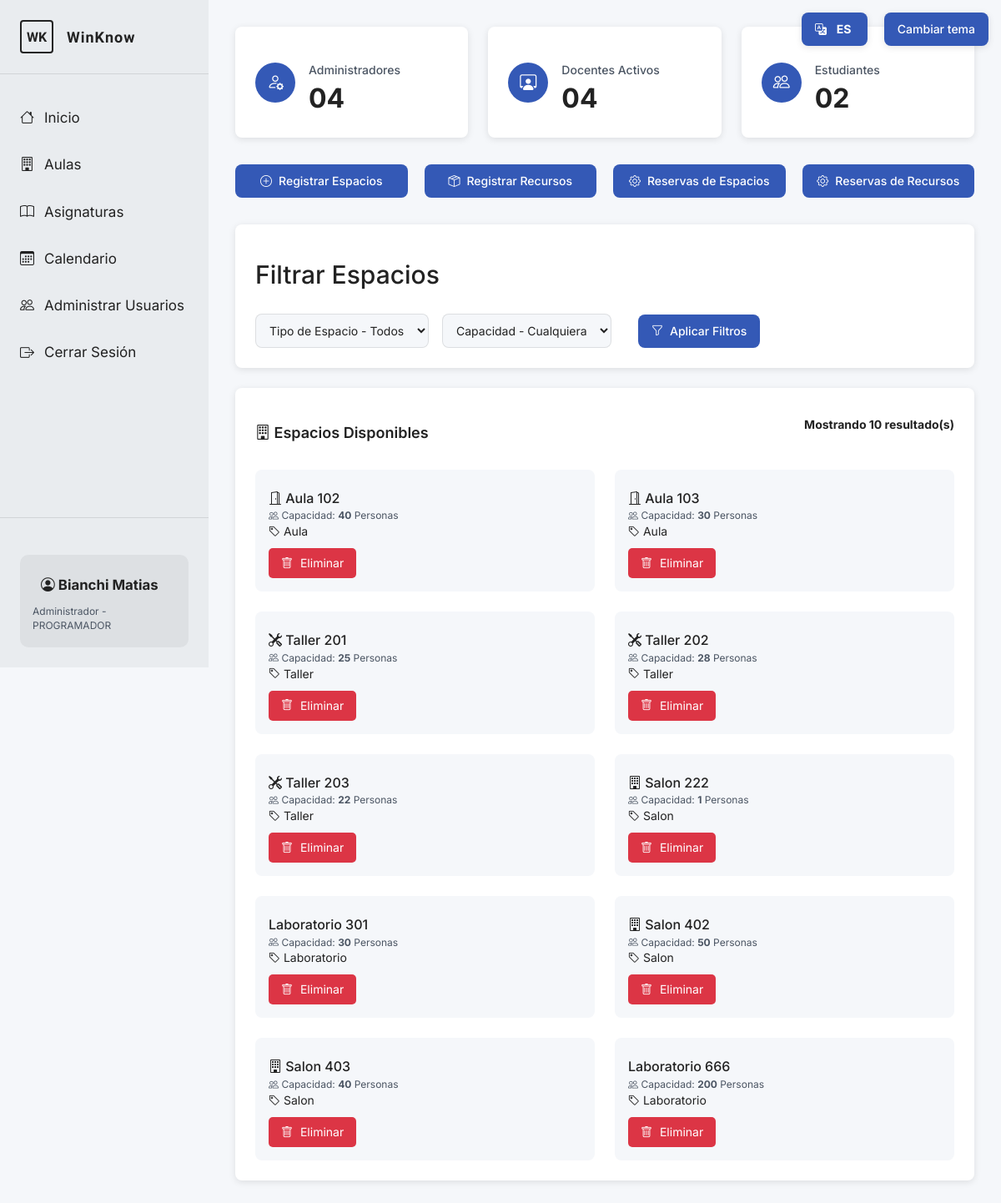
Page /admin/aulas.php (signed in) on the earlier database version.
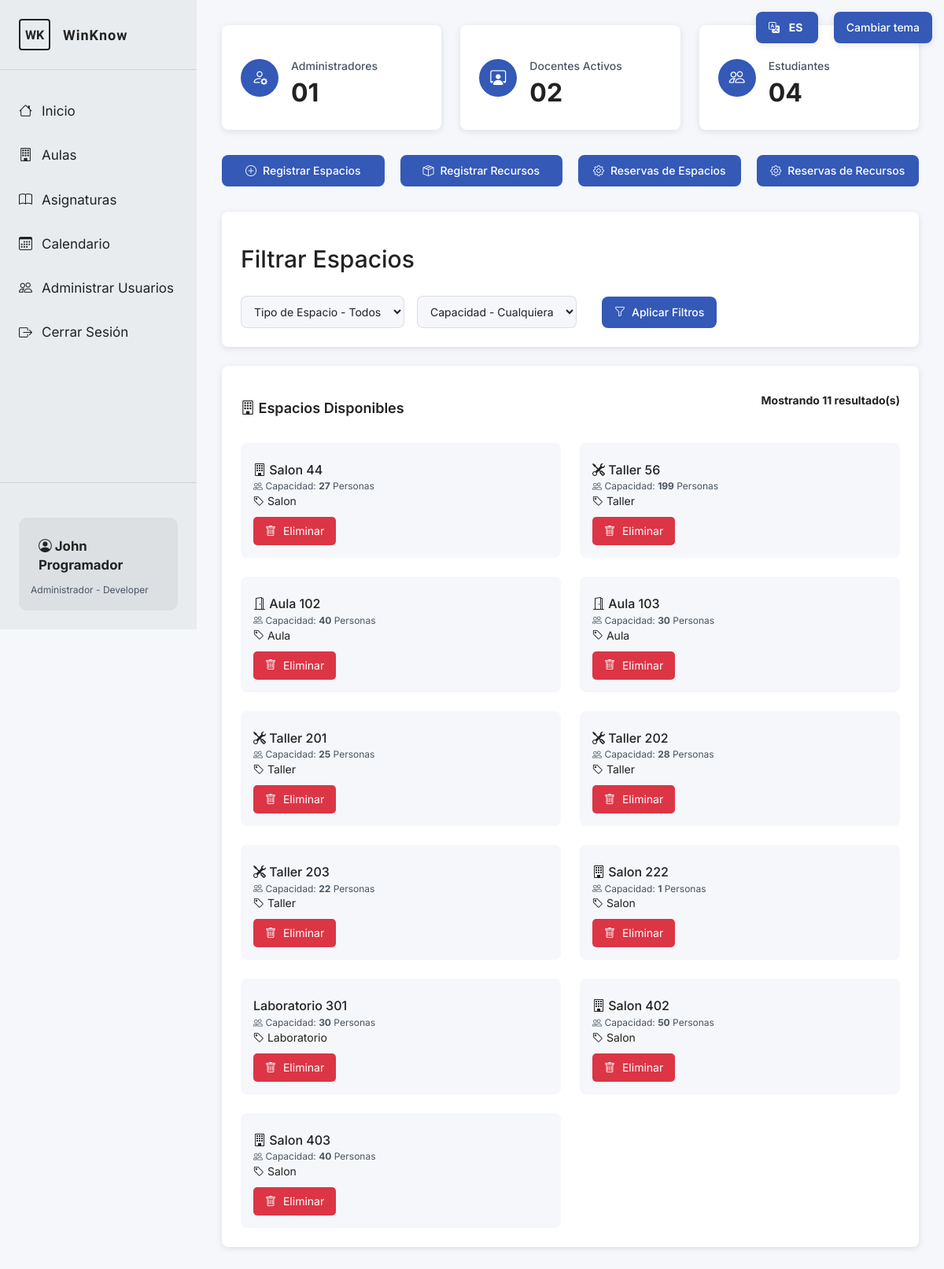
Same page on the later database version.
### tables this page shows
CREATE TABLE `espacios` (
  `IdEspacio` int(11) NOT NULL,
  `NumSalon` int(11) DEFAULT NULL,
  `capacidad` int(11) DEFAULT NULL,
  `Tipo_salon` varchar(30) DEFAULT NULL
);

### admin/aulas.php (called while the page is built, shortened)
<?php
$mysqli = conectarDB();
$conteoAdmins     = 0;
$conteoDocentes   = 0;
$conteoEstudiantes = 0;
$sql = "SELECT COUNT(*) as total FROM administrador a
        INNER JOIN usuarios u ON a.Cedula = u.Cedula";
if ($res = $mysqli->query($sql)) {
    $conteoAdmins = $res->fetch_assoc()['total'];
}
$sql = "SELECT COUNT(*) as total FROM docente d
        INNER JOIN usuarios u ON d.Cedula = u.Cedula
      ";
if ($res = $mysqli->query($sql)) {
    $conteoDocentes = $res->fetch_assoc()['total'];
}
$sql = "SELECT COUNT(*) as total FROM estudiante e
        INNER JOIN usuarios u ON e.Cedula = u.Cedula";
if ($res = $mysqli->query($sql)) {
    $conteoEstudiantes = $res->fetch_assoc()['total'];
}
$queryEspacios = "SELECT * FROM espacios WHERE 1=1";
$queryEspacios .= " ORDER BY NumSalon";
$resultEspacios = $mysqli->query($queryEspacios);
function obtenerNombreAula($espacio) {
    return match ($espacio['Tipo_salon']) {
        'Taller' => 'Taller ' . $espacio['NumSalon'],
        'Salon'  => 'Salon ' . $espacio['NumSalon'],
        'Laboratorio' => 'Laboratorio ' . $espacio['NumSalon'],
        default  => 'Aula ' . $espacio['NumSalon']
    };
}
function obtenerIconoTipo($tipoSalon) {
    return match ($tipoSalon) {
        'Taller' => 'bi-tools',
        'Salon'  => 'bi-building',
        'Laboratorio' => 'bi-flask',
        default  => 'bi-door-open'
    };
}
include '../front/aulas_include.php';
?>

### front/aulas_include.php (the view, shortened to what this page needs)
<body>
<?php
    include '../front/navADM.php';
?>
<main class="principal">
    <div class="contenido">
        <section class="estadisticas">
            <div class="tarjeta-estadistica">
                <div class="icono total"><i class="bi bi-person-gear"></i></div>
                <div>
                    <h3 data-lang="administrators">Administradores</h3>
                    <div class="numero"><?= sprintf('%02d', $conteoAdmins); ?></div>
                </div>
            </div>
            <div class="tarjeta-estadistica">
                <div class="icono total"><i class="bi bi-person-workspace"></i></div>
                <div>
                    <h3 data-lang="active_teachers">Docentes Activos</h3>
                    <div class="numero"><?= sprintf('%02d', $conteoDocentes); ?></div>
                </div>
            </div>
            <div class="tarjeta-estadistica">
                <div class="icono total"><i class="bi bi-people"></i></div>
                <div>
                    <h3 data-lang="students">Estudiantes</h3>
                    <div class="numero"><?= sprintf('%02d', $conteoEstudiantes); ?></div>
                </div>
            </div>
        </section>
<section class="acciones-gestion">
    <a href="register_espacios.php" class="boton-primario">
        <i class="bi bi-plus-circle"></i> <span data-lang="register_spaces">Registrar Espacios</span>
    </a>
    <a href="register_recursos.php" class="boton-primario">
        <i class="bi bi-box-seam"></i> <span data-lang="register_resources">Registrar Recursos</span>
    </a>
    <a href="administrar_reservas_espacios.php" class="boton-primario">
        <i class="bi bi-gear"></i> <span data-lang="manage_reservations_spaces">Reservas de Espacios</span>
    </a>
    <a href="administrar_reservas_recursos.php" class="boton-primario">
        <i class="bi bi-gear"></i> <span data-lang="manage_reservations_resources">Reservas de Recursos</span>
    </a>
</section>
        <section class="filtros">
            <h2 data-lang="filter_spaces">Filtrar Espacios</h2><br>
            <form method="GET" action="aulas.php" class="controles-filtro">
                <select name="tipo_salon">
                    <option value=""><span data-lang="space_type">Tipo de Espacio</span> - <span data-lang="all">Todos</span></option>
                </select>
                <select name="capacidad">
                    <option value=""><span data-lang="capacity">Capacidad</span> - <span data-lang="any">Cualquiera</span></option>
                </select>
                <br><br>
                <button type="submit" class="boton-primario">
                    <i class="bi bi-funnel"></i> <span data-lang="apply_filters">Aplicar Filtros</span>
                </button>
            </form>
        </section>
        <section class="aulas">
            <div class="aulas-header">
                <h2><i class="bi bi-building"></i> <span data-lang="available_spaces">Espacios Disponibles</span></h2>
                <?php if ($resultEspacios): ?>
                    <p><strong><span data-lang="showing_results">Mostrando</span> <?= $resultEspacios->num_rows; ?> <span data-lang="results">resultado(s)</span></strong></p>
                <?php endif; ?>
            </div>
            <div class="grilla">
                <?php if ($resultEspacios && $resultEspacios->num_rows > 0): ?>
                    <?php while ($espacio = $resultEspacios->fetch_assoc()): ?>
                       <div class="tarjeta-aula">
                            <div class="info-aula">
                                <h4>
                                    <i class="<?= obtenerIconoTipo($espacio['Tipo_salon']); ?>"></i>
                                      <?= obtenerNombreAula($espacio); ?>
                                </h4>
                                <div class="detalles">
                                    <i class="bi bi-people"></i> <span data-lang="capacity">Capacidad</span>: <strong><?= $espacio['capacidad']; ?></strong> <span data-lang="people">Personas</span>
                                </div>
                                <div class="tipo-salon <?= strtolower($espacio['Tipo_salon']); ?>">
                                    <i class="bi bi-tag"></i> <?= htmlspecialchars($espacio['Tipo_salon']); ?>
                                </div>
                                <form method="POST" action="aulas.php" class="form-eliminar" data-nombre-aula="<?= htmlspecialchars(obtenerNombreAula($espacio)); ?>">
                                    <button type="submit" class="boton-eliminar">
                                        <i class="bi bi-trash"></i> <span data-lang="delete">Eliminar</span>
                                    </button>
                                </form>
                            </div>
                        </div>
                    <?php endwhile; ?>
                <?php else: ?>
                    <p data-lang="no_spaces_found">No se encontraron espacios con los filtros seleccionados.</p>
                <?php endif; ?>
            </div>
        </section>
    </div>
</main>
</body>
</html>

### front/navADM.php (shortened to what this page needs)
<aside class="barra-lateral">
    <div class="logo">
        <div class="icono-logo">WK</div>
        <span>WinKnow</span>
    </div>
    <nav class="navegacion">
        <ul>
            <a href="inicio.php"><li class="activo"><i class="bi bi-house"></i> <span data-lang="nav_inicio">Inicio</span></li></a>
            <a href="aulas.php"><li><i class="bi bi-building"></i> <span data-lang="nav_aulas">Aulas</span></li></a>
            <a href="asignaturas.php"><li><i class="bi bi-book"></i> <span data-lang="nav_asignaturas">Asignaturas</span></li></a>
            <a href="calendario.php"><li><i class="bi bi-calendar3"></i> <span data-lang="nav_calendario">Calendario</span></li></a>
            <a href="usuarios.php"><li><i class="bi bi-people"></i> <span data-lang="nav_usuarios">Administrar Usuarios</span></li></a>
            <a href="../login_reg/logout.php" id="logout-link"><li><i class="bi bi-box-arrow-right"></i> <span data-lang="nav_logout">Cerrar Sesión</span></li></a>
        </ul>
    </nav>
    <div class="usuario">
        <div class="info-usuario">
            <div class="nombre-usuario">
                <i class="bi bi-person-circle"></i>
                <?php
                    if (isset($_SESSION['nombre']) && !empty($_SESSION['nombre'])) {
                        echo htmlspecialchars($_SESSION['nombre']);
                    } else {
                        echo '<span class="usuario-blanco" data-lang="default_user">Usuario</span>';
                    }
                ?>
            </div>
            <div class="rol-usuario">
                <span data-lang="role_admin">Administrador</span>
                <?php if (isset($_SESSION['rolAdmin']) && !empty($_SESSION['rolAdmin'])): ?>
                    - <?php echo htmlspecialchars($_SESSION['rolAdmin']); ?>
                <?php endif; ?>
            </div>
        </div>
    </div>
</aside>

Differences in the rows shown:
removed espacios: obtenerNombreAula($espacio) "Laboratorio 666", capacidad "200", Tipo_salon "Laboratorio"
added espacios: obtenerNombreAula($espacio) "Salon 44", capacidad "27", Tipo_salon "Salon"
added espacios: obtenerNombreAula($espacio) "Taller 56", capacidad "199", Tipo_salon "Taller"
Other differences:
$_SESSION['nombre']: "Bianchi Matias" → "John Programador"
$_SESSION['rolAdmin']: "PROGRAMADOR" → "Developer"
$conteoAdmins: "04" → "01"
$conteoDocentes: "04" → "02"
$conteoEstudiantes: "02" → "04"
$resultEspacios->num_rows: "10" → "11"
